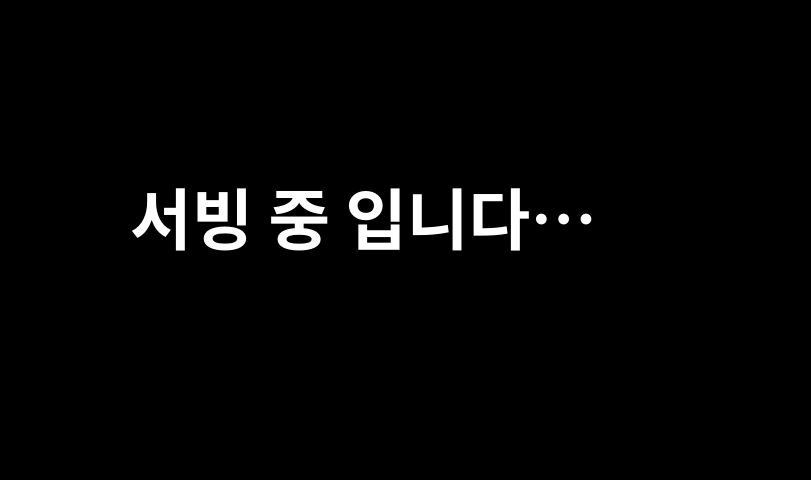
<?xml version="1.0" encoding="UTF-8"?>
<ui version="4.0">
 <class>MainWindow</class>
 <widget class="QMainWindow" name="MainWindow">
  <property name="geometry">
   <rect>
    <x>0</x>
    <y>0</y>
    <width>811</width>
    <height>480</height>
   </rect>
  </property>
  <property name="windowTitle">
   <string>MainWindow</string>
  </property>
  <property name="styleSheet">
   <string notr="true">background-color: rgb(0, 0, 0)
</string>
  </property>
  <widget class="QWidget" name="centralwidget">
   <widget class="QLabel" name="label">
    <property name="geometry">
     <rect>
      <x>130</x>
      <y>160</y>
      <width>541</width>
      <height>111</height>
     </rect>
    </property>
    <property name="font">
     <font>
      <family>AcadEref</family>
      <pointsize>50</pointsize>
      <weight>75</weight>
      <italic>false</italic>
      <bold>true</bold>
      <underline>false</underline>
      <strikeout>false</strikeout>
      <stylestrategy>PreferDefault</stylestrategy>
      <kerning>true</kerning>
     </font>
    </property>
    <property name="styleSheet">
     <string notr="true">color:rgb(255, 255, 255)</string>
    </property>
    <property name="text">
     <string>서빙 중 입니다…</string>
    </property>
   </widget>
  </widget>
  <widget class="QMenuBar" name="menubar">
   <property name="geometry">
    <rect>
     <x>0</x>
     <y>0</y>
     <width>811</width>
     <height>21</height>
    </rect>
   </property>
  </widget>
  <widget class="QStatusBar" name="statusbar"/>
 </widget>
 <resources/>
 <connections/>
</ui>
